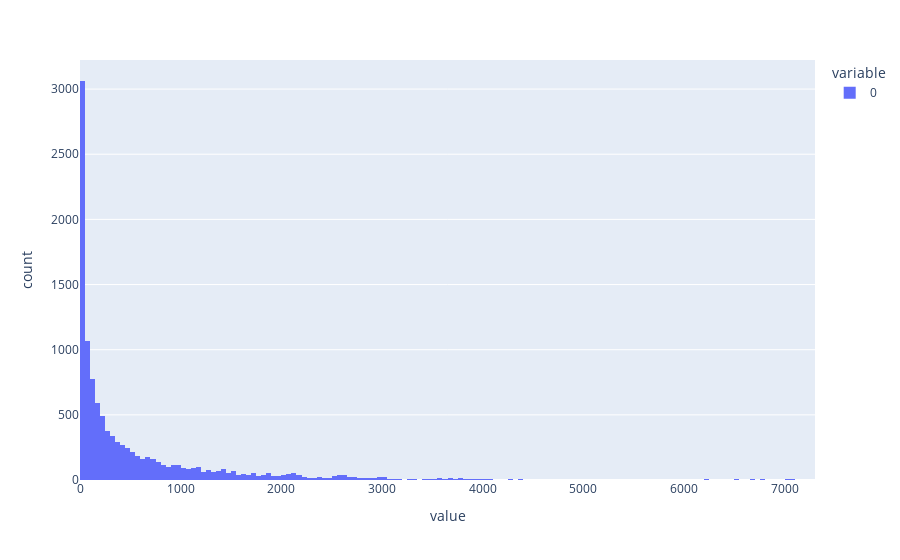

The code cell stored with this chart in its notebook:
### Code cell
sum_list=[]
count=0
for root,dirs,files in os.walk(r"..\global_city_dataset\train\built-up area 2014 resize"):
    for file in files:
        img=Image.open(root+'/'+file).convert('F')
        img_arr=np.array(img)/255.0
        img_sum=img_arr.sum()
        sum_list.append(img_sum)
        if img_sum <100:
            print(file[file.index('-')+1:file.rindex('.')])
            '''if(img_sum>100):
                plt.imshow(img_arr)
                plt.title(file[file.index('-')+1:file.rindex('.')])
                plt.show()
                plt.close()
                print(img_sum,img_arr.max())'''
            count+=1
    plt.hist(sum_list,bins=100)
    #plt.show()
    #plt.close()
    fig = px.histogram(sum_list)
    fig.show()
    print("count:",count)

### Figure 1 — Plotly figure (JSON) as saved in the notebook; plotly's stock layout.template omitted (floating-point values rounded to 4 significant figures; data arrays with more than 128 entries replaced by an {"elided": "..."} marker saying what was removed)
{"data": [{"alignmentgroup": "True", "bingroup": "x", "hovertemplate": "variable=0<br>value=%{x}<br>count=%{y}<extra></extra>", "legendgroup": "0", "marker": {"color": "#636efa", "pattern": {"shape": ""}}, "name": "0", "offsetgroup": "0", "orientation": "v", "showlegend": true, "type": "histogram", "x": {"elided": "11006 int values"}, "xaxis": "x", "yaxis": "y"}], "layout": {"barmode": "relative", "legend": {"title": {"text": "variable"}, "tracegroupgap": 0}, "margin": {"t": 60}, "xaxis": {"anchor": "y", "domain": [0, 1], "title": {"text": "value"}}, "yaxis": {"anchor": "x", "domain": [0, 1], "title": {"text": "count"}}}}
